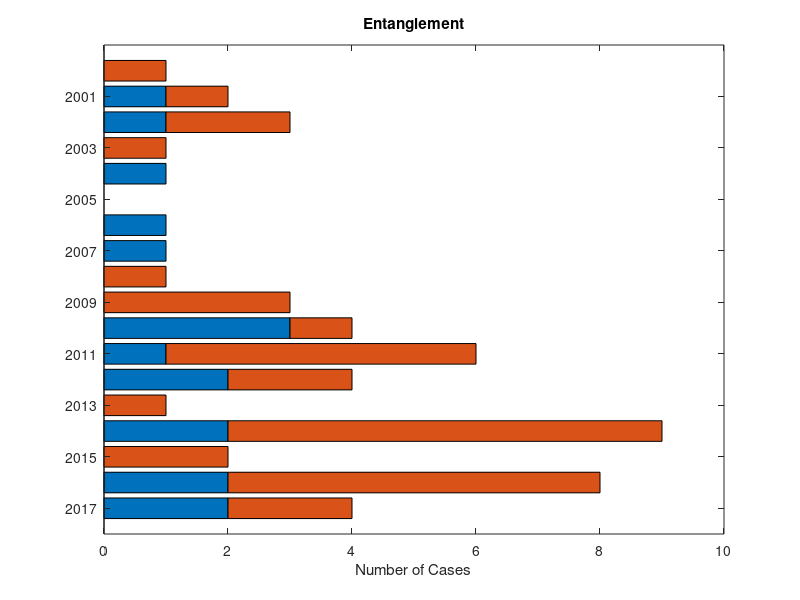

Source code (MATLAB): (Note: this script raises an error after producing the figure.)
% NARWC 2017 Plots

%% timeline of management 


%% updated VS mortality data 
% Mortality vs SI
% Would expect fewer mortalities since rule. Seeing more SI since rule.
% column 2 = EN SI, 3 = VS SI, 4 = EN mortalities, 5 = VS mortalities

MSI = [2000,1,0,0,0;2001,1,0,1,2;2002,2,0,1,1;2003,1,0,0,1;2004,0,0,1,2;...
    2005,0,1,0,2;2006,0,1,1,4;2007,0,0,1,0;2008,1,0,0,0;2009,3,0,0,0;...
    2010,1,0,3,1;2011,5,2,1,1;2012,2,1,2,0;2013,1,0,0,0;2014,7,1,2,0;...
    2015,2,0,0,0;2016,6,0,2,1;2017,2,0,2,5];

myC= [0 0 0; .75 .75 .75];

figure(4); clf
barh(MSI(:,[4 2]),'stacked') % EN SI and MT
set(gca,'ytick',2:2:2017, 'yticklabel', 2001:2:2017); title('Entanglement')
xlim([0 10]); axis ij, ylim([0 19])
xlabel('Number of Cases')
adjustfigurefont('Helvetica',18)
colormap(myC)

print('Eg_ENMortSI_2017.png','-dpng','-r300')

figure(5); clf
barh(MSI(:,[5 3]),'stacked') % VS SI and MT
set(gca,'ytick',2:2:2017, 'yticklabel', 2001:2:2017); title('Vessel Strikes')
xlim([0 10]); axis ij; set(gca,'xdir','reverse','yaxislocation','right')
xlabel('Number of Cases'), ylim([0 19])
adjustfigurefont('Helvetica',18)
colormap(myC)

print('Eg_VSMortSI_2017.png','-dpng','-r300')

figure(15); clf
bar(MSI(:,[5 3]),'stacked') % VS SI and MT
set(gca,'xtick',2:2:length(MSI), 'xticklabel', 2001:2:2017); title('Vessel Strikes')
ylim([0 6]); 
ylabel('Number of Cases'), 
adjustfigurefont('Helvetica',16)
colormap(myC)

print('Eg_VSMortSI_2017_h.png','-dpng','-r300')


%% histogram through time
figure(6)
bar(MSI(:,[4 5]))

%% Timeline 
yrs = [1993 1994 1997 1999 2000 2003 2005 2006 2007 2008 2009 2013 2017]; 
figure(7), clf, hold on
plot(yrs,zeros(length(yrs),1),'k')
for i = 1:length(yrs)
% plot([yrs(i) yrs(i)],[0 1],'w')
end
set(gca,'xtick',yrs), ylim([0 1])
adjustfigurefont('Helvetica',18)
set(gcf,'paperpositionmode','auto')
xlim([1992 2018])
print('VS_ManagementTimeline','-dpng','-r300')

%% 
testdata(:,2) = data(:,7)-MSI(:,5); % mortalities other than VS
testdata(:,1) = MSI(:,5); % VS mortalities
testdata(:,3) = MSI(:,3); % VS SI

figure(20); clf
set(gcf,'position',[427   200   1044   473],'paperpositionmode','auto')

bar(data(:,7),'stacked')
% ylim([0 11])
set(gca,'xtick',1:2:length(data),'xticklabel',MSI(1:2:end,1))

myC= [0 0 0;];
colormap(myC)

adjustfigurefont('Helvetica',18)

% save
print('AllMorts_NARW_2017.png','-dpng','-r300')

%% plot VS Morts
hold on
bar(testdata(:,[1 2]),'stacked')
myC= [0.5 0.5 0.5; 0 0 0;];
colormap(myC)

% save
print('AllMorts_NARW_VS.png','-dpng','-r300')

%% add SI 
bar(testdata,'stacked')
myC= [0.5 0.5 0.5; 0 0 0; 1 1 1];
colormap(myC)

print('AllMorts_NARW_VSSI.png','-dpng','-r300')

PBR = [2000 2009 2010 2011 2012 2013 2014 2015 2016 2017; 0 0 0.7 0.8 0.9 0.9 0.9 1 1 1];
plot(PBR(1,:)-1999,PBR(2,:),'linewidth',3,'color',[204/255 83/255 20/255])

print('AllMorts_NARW_VSSI_PBR.png','-dpng','-r300')
return

% proportion of HI to total?
sum(MSI(:,[3 5])')'./data(:,7);


%% calving data 
calving(:,1) = 1993:2018; % years 
calving(:,2:3) = [8,2;8,0;7,0;22,3;20,1;6,1;4,0;1,0;31,4;22,2;19,0;16,1;28,0;
    19,2;23,2;23,2;39,1;19,0;22,0;7,1;20,1;11,1;17,0;14,1;3,1;0,0]; % number of calves and number of dead calves
% data from Waring et al. 2016 and Report cards

testdata(:,1) = calving(:,2)-calving(:,3); % surviving calves
testdata(:,2) = calving(:,3); % dead calves


figure(20); clf
set(gcf,'position',[427   200   1044   473],'paperpositionmode','auto')

bar(testdata,'stacked')
set(gca,'xtick',2:2:length(calving),'xticklabel',calving(2:2:end,1),'xlim',[0 27])
myC= [0 0 0; 0.5 0.5 0.5];
colormap(myC)
ylabel('Number of Calves')

adjustfigurefont('Helvetica',18)

% save
print('Calves_NARW_1993-2018.png','-dpng','-r300')

%% reproduction 
interval(:,1) = 2008:2017;
interval(:,2:4) = [3,3,7;4,4,8;3,3,4;4,3,3;5,4,2;5,4,7;4,5,1;6,6,4;7,7,4;10,8,0];
% mean calving interval, median calving interval, new moms 
% data from NARWC, Heather Pettis presentation 2017

figure(21); clf, hold on 
set(gcf,'position',[427   200   1044   473],'paperpositionmode','auto')
plot(interval(:,1),interval(:,3),'LineWidth',2,'color',[0.6 0.6 0.6]); 
plot(interval(:,1),interval(:,2),'LineWidth',2,'color','k'); 
ylim([0 11]) 

ylabel('Calving Interval (Years)')

adjustfigurefont('Helvetica',18)

% save
print('CalfInt_NARW_2008-2017.png','-dpng','-r300')


%% longer-term mortality
[num,txt] = xlsread('DeadEg_1970-2009.xlsx',2);

% put them together with data from above
allENmort = vertcat([num(1:30,7) num(1:30,8)],[MSI(:,1) MSI(:,4)],[2018 0]); % use DeadEg only until 1999
allVSmort = vertcat([num(1:30,7) num(1:30,9)],[MSI(:,1) MSI(:,5)],[2018 1]); % use DeadEg only until 1999


figure(22); clf, hold on 
set(gcf,'position',[427   200   1044   473],'paperpositionmode','auto')
bar(allENmort(:,1),[allENmort(:,2) allVSmort(:,2)],'stacked')
xlim([1969 2019]), adjustfigurefont('Helvetica',18)

print -dpng EgMortHI_19702018 -r300

% known dead from Kraus presentation 
KD = [2000 1; 2001 6; 2002 4; 2003 1; 2004 3; 2005 4; 2006 6; 2007 2; 2008 0; 2009 4; 
    2010 3; 2011 5; 2012 3; 2013 1; 2014 3; 2014 3; 2016 4; 2017 17]; 
OM = KD(:,2)-sum(MSI(:,4:5)')'; % other mortalities during that time (non EN and non VS)

allothermort = vertcat([num(1:30,7) sum(num(1:30,10:11)')'],[KD(:,1) OM],[2018 0]);
%%
bar(allENmort(:,1),[allENmort(:,2) allVSmort(:,2) allothermort(:,2)],'stacked');

myC = [53 42 134; 248 250 13;  55 184 154]/255;
colormap(myC)

xlim([1969 2019])

print -dpng EgMortall_19702018 -r300

PBR = [1970 2000 2009 2010 2011 2012 2013 2014 2015 2016 2017; 0 0 0 0.7 0.8 0.9 0.9 0.9 1 1 1];
plot(PBR(1,:),PBR(2,:),'linewidth',2,'color',[204/255 83/255 20/255])
ylabel('Number of Confirmed Mortalities'), adjustfigurefont('Helvetica',18)

print -dpng EgMortall_19702018_PBR -r300 